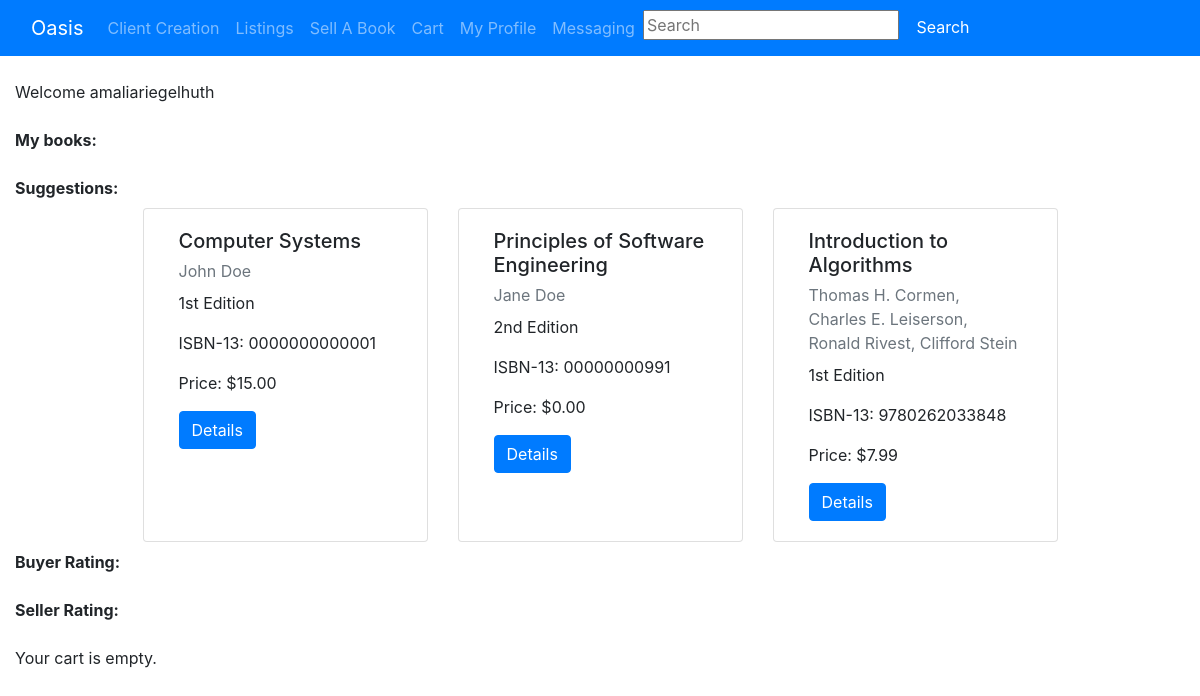
The page /pages/profile/ (signed in) on the database its author committed.
### pages/models.py (models this page shows, shortened)
class Listing(models.Model):
    id = models.UUIDField(primary_key=True, default=uuid.uuid4, help_text='unique id for this listing')
    book = models.ForeignKey('Book', on_delete=models.RESTRICT, null=True)
    date_added = models.DateTimeField(auto_now_add=True)
    user = models.ForeignKey(User,
                        default = 1,
                        null = True,
                        on_delete = models.SET_NULL
                        )
    price= models.DecimalField(max_digits=10, decimal_places=2)
    hide_listing = models.BooleanField(default=False)
    times_reported = models.SmallIntegerField(default=0)
    report = models.ForeignKey('ReportListing',null = True, on_delete = models.SET_NULL)
    condition = models.CharField(
        max_length=1,
        choices=CONDITION,
        blank=True,
        default=1,
        help_text='Book condition',
    )
    class Meta:
        ordering = ['-date_added']
    def get_absolute_url(self):
        return reverse('listings-detail', args=[str(self.id)])

class Book(models.Model):
    title = models.CharField(max_length=200)
    author = models.CharField(max_length=100)
    isbn = models.CharField('ISBN', max_length=13, unique=True, help_text='13 Character <a href="https://www.isbn-international.org/content/what-isbn">ISBN number</a>')
    edition = models.CharField(max_length=5) #length here assumes no more than 999th edition -- seems like a reasonable assumption
    pub_year = models.SmallIntegerField()

### pages/views.py (the view)
# urls.py: path('profile/', views.profile, name='profile'),
def profile(request):
    num_books = Book.objects.all().count()
    num_listings = Listing.objects.all().count()
    listings = Listing.objects.all()
    cart = Cart(request)
    cart_item = []
    item = Listing.objects.all()
    for i in cart:
        cart_item.append(i['product'].id)
    for j in cart_item:
        item = item.exclude(id = j)
    if(len(item)>3):
        item = item[:3]
    vars = {
        'num_books':num_books,
		'num_listings':num_listings,
		'num_users':User.objects.all().count(),
		'listings':listings,
		'cart':cart,
		'left':item,
    }
    return render(request, 'profile.html', context=vars)

### cart/cart.py (called while the page is built)
    def __iter__(self):
        product_ids = self.cart.keys()
        products = Listing.objects.filter(id__in=product_ids)
        for product in products:
            self.cart[str(product.id)]['product'] = product
        for item in self.cart.values():
            item['price'] = Decimal(item['price'])
            item['total_price'] = item['price'] * item['quantity']
            yield item

    def __len__(self):
        return sum(item['quantity'] for item in self.cart.values())

### cart/context_processors.py (called while the page is built)
def cart(request):
     return {'cart': Cart(request)}

### pages/templates/profile.html (shortened to what this page needs)
{% extends 'base.html' %}
{%block content%}
{% if user.is_authenticated %}
	<br/>
	Welcome {{user.username}}
	<br/>
	<br/>
	<strong>My books:</strong>
	<br/>
	<br/>
	<strong>Suggestions:</strong>
	{% if left %}
		<div class="card-deck col-lg-10 col-sm-12 py-2 mx-auto">
		  {% for object in left %}
			<div class="card col-sm-4 rounded">
			  <div class="card-body">
				<h5 class="card-title"> {{ object.book.title }}</h5>
				<p class="card-subtitle mb-2 text-muted"> {{ object.book.author }}</p>
				<p class="card-text">{{ object.book.edition }} Edition</p>
				<p class="card-text">ISBN-13: {{ object.book.isbn }}</p>
				<p class="card-text">Price: ${{ object.price}}</p>
				<a href="{{ object.get_absolute_url }}" class="btn btn-primary">Details</a>
			  </div>
			</div>
		  {% endfor %}
		</div>
	{% else %}
		<p>You have no suggestions at the moment. Check back later for more.</p>
	{% endif %}
	<strong>Buyer Rating:</strong>
	<br/>
	<br/>
	<strong>Seller Rating:</strong>
	<br/>
	<br/>
	{% if cart %}
	<Strong>Your Cart:</Strong>
	  {% for product in cart %}
		<div class="col p-md-3">
		  <div class="card rounded" style="width: 100%;">
			<div class="card-body">
			  <h5 class="card-title"> {{ product.product.book.title }}</h5>
			  <p class="card-subtitle mb-2 text-muted"> {{ product.product.book.author }}</p>
			  <p class="card-text">{{ product.product.book.edition }} Edition</p>
			  <p class="card-text">${{ product.price}} </p>
			  <p class="card-text">ISBN-13: {{ product.product.book.isbn }}</p>
			  <a href="{% url 'cart:itemclear' product.product.id%}" class="btn btn-primary">Remove From Cart</a>
			</div>
		  </div>
		</div>
	  {% endfor %}
	{% else %}
	<p>Your cart is empty.</p>
	{% endif %}
{% else %}
	<meta http-equiv="refresh" content="time; URL=../login" />
{% endif %}
{%endblock%}

### rows shown on the page
Listing: book "Computer Systems", book.author "John Doe", book.edition "1st", book.isbn "0000000000001", price "15.00"
Listing: book "Principles of Software Engineering", book.author "Jane Doe", book.edition "2nd", book.isbn "00000000991", price "0.00"
Listing: book "Introduction to Algorithms", book.author "Thomas H. Cormen, Charles E. Leiserson, Ronald Rivest, Clifford Stein", book.edition "1st", book.isbn "9780262033848", price "7.99"

### other values the page prints
{{ user.username }} "amaliariegelhuth"
